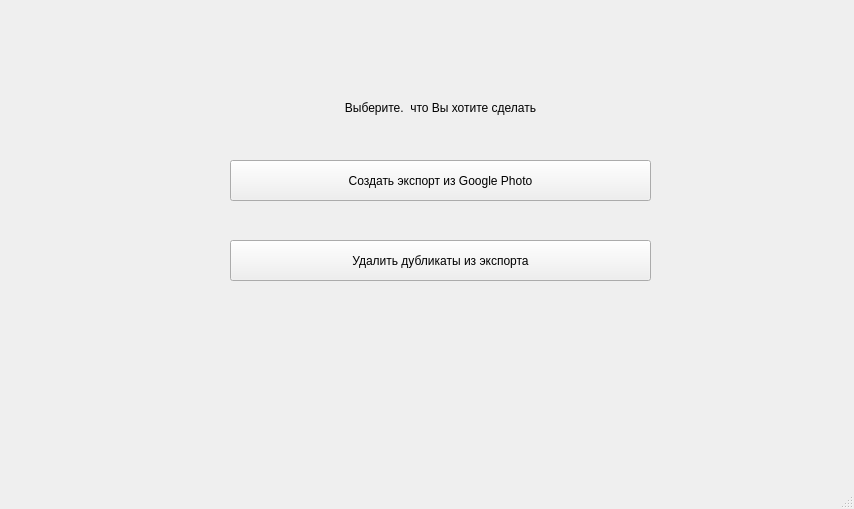
<?xml version="1.0" encoding="UTF-8"?>
<ui version="4.0">
 <class>Googledownloader</class>
 <widget class="QMainWindow" name="Googledownloader">
  <property name="geometry">
   <rect>
    <x>0</x>
    <y>0</y>
    <width>854</width>
    <height>509</height>
   </rect>
  </property>
  <property name="windowTitle">
   <string>Google_downloader</string>
  </property>
  <widget class="QWidget" name="centralwidget">
   <widget class="QLabel" name="label">
    <property name="geometry">
     <rect>
      <x>230</x>
      <y>92</y>
      <width>421</width>
      <height>31</height>
     </rect>
    </property>
    <property name="minimumSize">
     <size>
      <width>421</width>
      <height>31</height>
     </size>
    </property>
    <property name="text">
     <string>Выберите.  что Вы хотите сделать</string>
    </property>
    <property name="textFormat">
     <enum>Qt::PlainText</enum>
    </property>
    <property name="alignment">
     <set>Qt::AlignCenter</set>
    </property>
    <property name="margin">
     <number>0</number>
    </property>
   </widget>
   <widget class="QPushButton" name="gogle">
    <property name="geometry">
     <rect>
      <x>230</x>
      <y>160</y>
      <width>421</width>
      <height>41</height>
     </rect>
    </property>
    <property name="text">
     <string>Создать экспорт из Google Photo</string>
    </property>
   </widget>
   <widget class="QPushButton" name="clear">
    <property name="geometry">
     <rect>
      <x>230</x>
      <y>240</y>
      <width>421</width>
      <height>41</height>
     </rect>
    </property>
    <property name="text">
     <string>Удалить дубликаты из экспорта</string>
    </property>
   </widget>
   <widget class="QLabel" name="logo">
    <property name="geometry">
     <rect>
      <x>90</x>
      <y>320</y>
      <width>771</width>
      <height>151</height>
     </rect>
    </property>
    <property name="text">
     <string/>
    </property>
   </widget>
  </widget>
  <widget class="QStatusBar" name="statusbar"/>
 </widget>
 <resources/>
 <connections/>
</ui>
